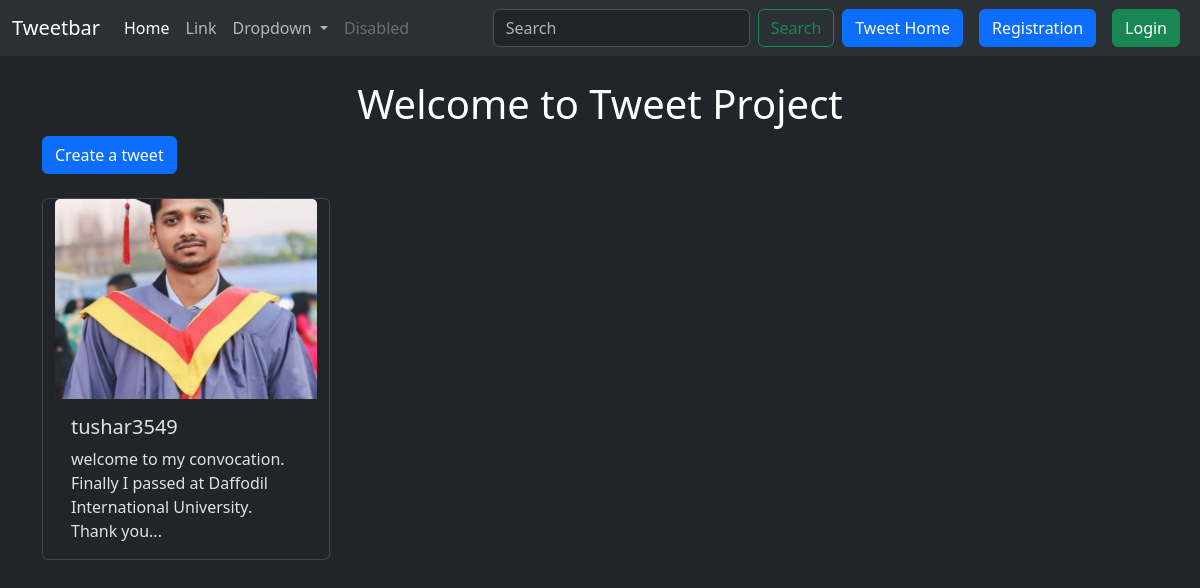
Page /tweet/ on the earlier database version.
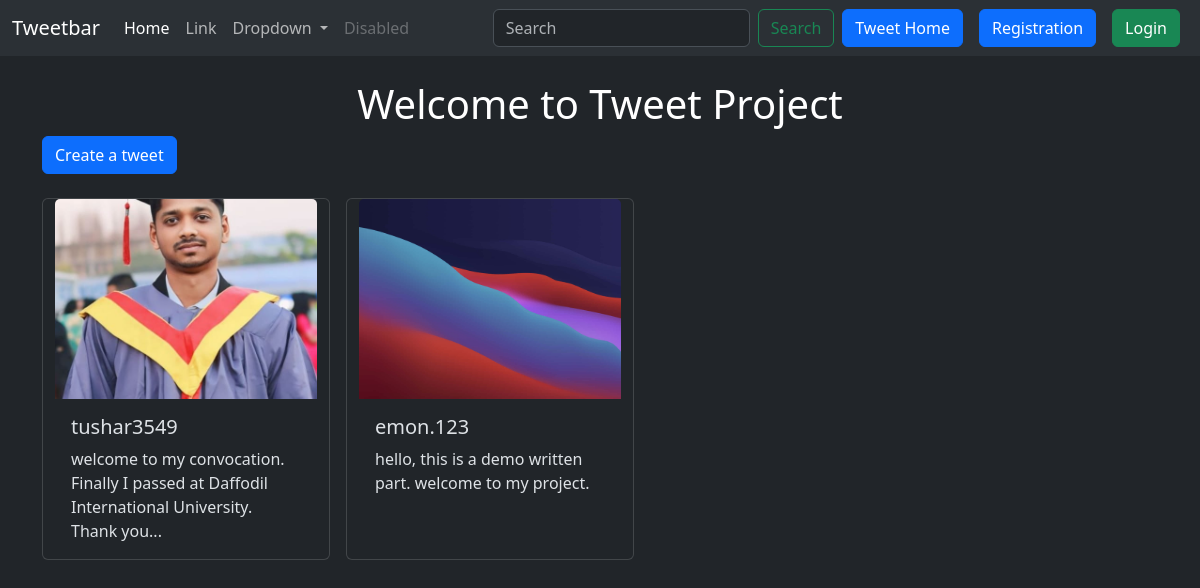
Same page on the later database version.
### tweet/models.py (models this page shows, shortened)
class Tweet(models.Model):
    user = models.ForeignKey(User, on_delete=models.CASCADE)
    text = models.TextField(max_length=10000)
    photo = models.ImageField(upload_to='photos/', blank=True, null=True)
    created_at = models.DateTimeField(auto_now_add=True)
    updated_at = models.DateTimeField(auto_now=True)

### tweet/views.py (the view)
# urls.py: path('', views.tweet_list, name='tweet_list'),
def tweet_list(request):
    tweets = Tweet.objects.all().order_by('created_at')
    return render(request, 'tweet_list.html', {'tweets': tweets})

### tweet/templates/tweet_list.html (shortened to what this page needs)
{% extends 'layout.html' %}
{% block  content%}
<h1 class="text-center text-white mt-4">Welcome to Tweet Project</h1>
<a class="btn btn-primary mb-4" href="{% url 'tweet_create' %}">Create a tweet</a>
<div class="container row gap-3">
    {%for tweet in tweets%}
    <div class="card" style="width: 18rem;">
        <img src="{{tweet.photo.url}}" class="card-img-top" alt="..." style="height: 200px; object-fit: cover;">
        <div class="card-body">
          <h5 class="card-title">{{tweet.user.username}}</h5>
          <p class="card-text">{{tweet.text}}</p>
        </div>
      </div>
    {%endfor%}
</div>
{% endblock  %}

### templates/layout.html (shortened to what this page needs)
{% load static %}
<!DOCTYPE html>
<html lang="en" data-bs-theme="dark">
<head>
    <link href="https://cdn.jsdelivr.net/npm/bootstrap@5.3.5/dist/css/bootstrap.min.css" rel="stylesheet">
</head>
<body>
    <nav class="navbar navbar-expand-lg bg-body-tertiary">
        <div class="container-fluid">
          <a class="navbar-brand" href="#">Tweetbar</a>
          <div class="collapse navbar-collapse" id="navbarSupportedContent">
            <ul class="navbar-nav me-auto mb-2 mb-lg-0">
              <li class="nav-item">
                <a class="nav-link active" aria-current="page" href="#">Home</a>
              </li>
              <li class="nav-item">
                <a class="nav-link" href="#">Link</a>
              </li>
              <li class="nav-item dropdown">
                <a class="nav-link dropdown-toggle" href="#" role="button" data-bs-toggle="dropdown" aria-expanded="false">
                  Dropdown
                </a>
              </li>
              <li class="nav-item">
                <a class="nav-link disabled" aria-disabled="true">Disabled</a>
              </li>
            </ul>
            <form class="d-flex" role="search">
              <input class="form-control me-2" type="search" placeholder="Search" aria-label="Search">
              <button class="btn btn-outline-success" type="submit">Search</button>
            </form>
            <a href="{% url 'tweet_list' %}" class="btn btn-primary mx-2">Tweet Home</a>
            {% if user.is_authenticated %}
              <form method="post" action="{% url 'logout' %}">
                  {% csrf_token %}
                  <button class="btn btn-danger" type="submit">Logout</button>
              </form>
              {% else %}
              <a href="{% url 'register' %}" class="btn btn-primary mx-2">Registration</a>
              <a href="{% url 'login' %}" class="btn btn-success mx-2">Login</a>
              {% endif %}
          </div>
        </div>
      </nav>
    <div class="container">
        {% block content %}
        {% endblock %}
    </div>
</body>
</html>

Differences in the rows shown:
added Tweet: photo (picture), user.username "emon.123", text "hello, this is a demo written part. welcome to my project."
